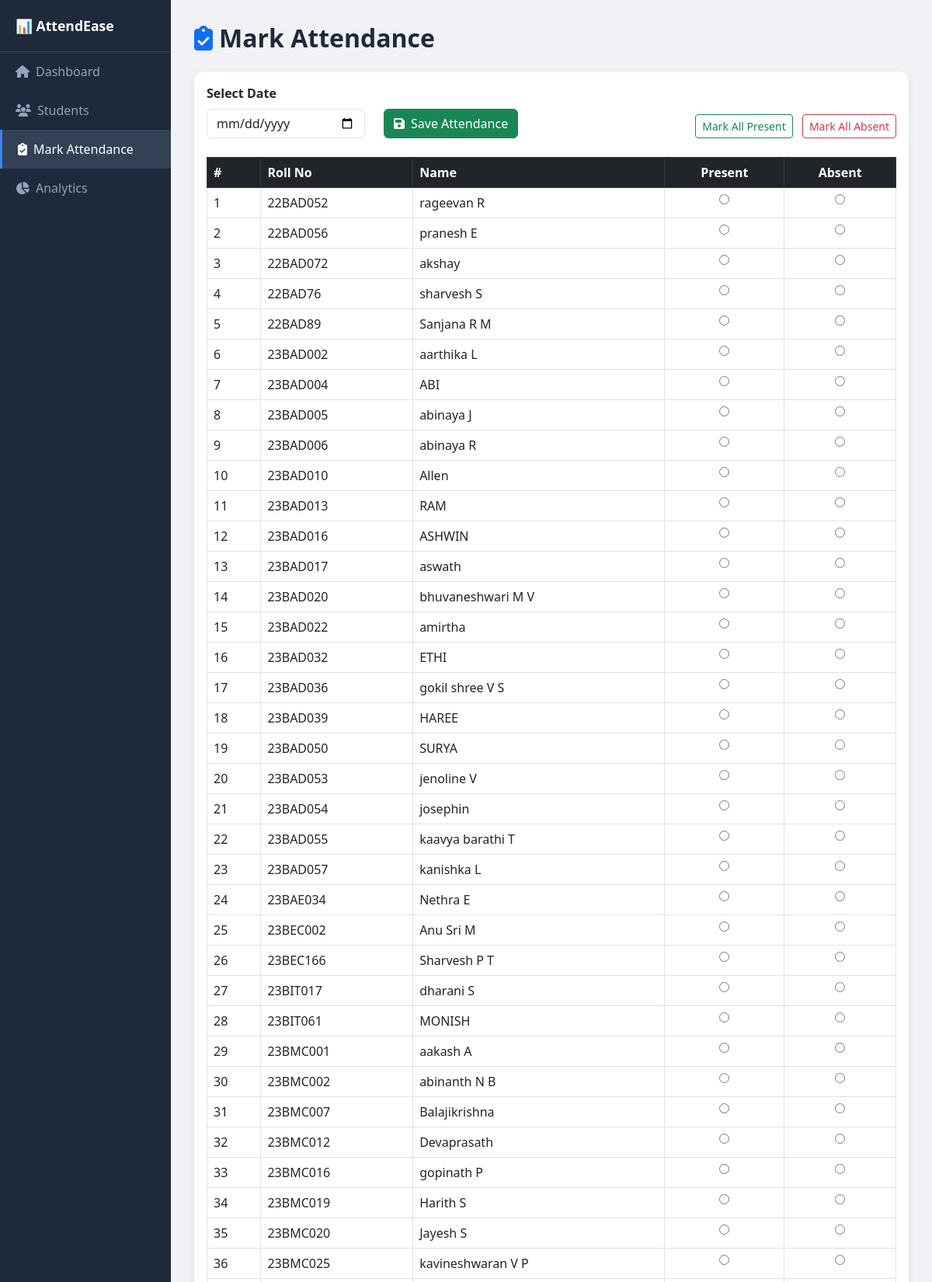
Screenshot of /mark-attendance/ (upper part) with the database file from the repository.
### attendance/models.py (models this page shows, shortened)
class Student(models.Model):
    name = models.CharField(max_length=100)
    roll_number = models.CharField(max_length=20, unique=True)
    email = models.EmailField(blank=True)
    created_at = models.DateTimeField(auto_now_add=True)

### attendance/views.py (the view, shortened to what this page needs)
# urls.py: path('mark-attendance/', views.mark_attendance, name='mark_attendance'),
def mark_attendance(request):
    all_students = Student.objects.all().order_by('roll_number')
    today = date.today()
    existing = {a.student_id: a.status for a in Attendance.objects.filter(date=today)}
    student_data = [{'student': s, 'status': existing.get(s.id, '')} for s in all_students]
    return render(request, 'mark_attendance.html', {
        'student_data': student_data,
        'today': today,
    })

### templates/mark_attendance.html (shortened to what this page needs)
﻿{% extends 'base.html' %}
{% block content %}
<h2 style="font-weight:700;color:#1e293b;margin-bottom:24px;"><i class="fas fa-clipboard-check me-2 text-primary"></i>Mark Attendance</h2>
<div class="card">
  <div class="card-body">
    <form method="POST">
      <div class="row mb-4 align-items-end">
        <div class="col-md-3">
          <label class="form-label fw-bold">Select Date</label>
          <input type="date" name="date" class="form-control" value="{{ today }}">
        </div>
        <div class="col-md-3">
          <button type="submit" class="btn btn-success"><i class="fas fa-save me-2"></i>Save Attendance</button>
        </div>
        <div class="col-md-6 text-end">
          <button type="button" class="btn btn-outline-success btn-sm me-2" onclick="document.querySelectorAll('input[value=Present]').forEach(r=>r.checked=true)">Mark All Present</button>
          <button type="button" class="btn btn-outline-danger btn-sm" onclick="document.querySelectorAll('input[value=Absent]').forEach(r=>r.checked=true)">Mark All Absent</button>
        </div>
      </div>
      <table class="table table-bordered">
        <thead class="table-dark"><tr><th>#</th><th>Roll No</th><th>Name</th><th class="text-center">Present</th><th class="text-center">Absent</th></tr></thead>
        <tbody>
          {% for item in student_data %}
          <tr>
            <td>{{ forloop.counter }}</td>
            <td>{{ item.student.roll_number }}</td>
            <td>{{ item.student.name }}</td>
            <td class="text-center"><input type="radio" name="status_{{ item.student.id }}" value="Present" {% if item.status == 'Present' %}checked{% endif %}></td>
            <td class="text-center"><input type="radio" name="status_{{ item.student.id }}" value="Absent" {% if item.status == 'Absent' %}checked{% endif %}></td>
          </tr>
          {% empty %}
          <tr><td colspan="5" class="text-center p-4">No students. <a href="{% url 'students' %}">Add students first.</a></td></tr>
          {% endfor %}
        </tbody>
      </table>
    </form>
  </div>
</div>
{% endblock %}

### templates/base.html (style rules this page uses)
body { margin:0;padding:0;font-family:Segoe UI,sans-serif;background:#f0f2f5;display:flex; }
.card { border-radius:12px;border:none;box-shadow:0 2px 8px rgba(0,0,0,0.08); }

### rows the page displays
Student: student.roll_number "22BAD052", student.name "rageevan R"
Student: student.roll_number "22BAD056", student.name "pranesh E"
Student: student.roll_number "22BAD072", student.name "akshay"
Student: student.roll_number "22BAD76", student.name "sharvesh S"
Student: student.roll_number "22BAD89", student.name "Sanjana R M"
Student: student.roll_number "23BAD002", student.name "aarthika L"
Student: student.roll_number "23BAD004", student.name "ABI"
Student: student.roll_number "23BAD005", student.name "abinaya J"
Student: student.roll_number "23BAD006", student.name "abinaya R"
Student: student.roll_number "23BAD010", student.name "Allen"
Student: student.roll_number "23BAD013", student.name "RAM"
Student: student.roll_number "23BAD016", student.name "ASHWIN"
Student: student.roll_number "23BAD017", student.name "aswath"
Student: student.roll_number "23BAD020", student.name "bhuvaneshwari M V"
Student: student.roll_number "23BAD022", student.name "amirtha"
Student: student.roll_number "23BAD032", student.name "ETHI"
Student: student.roll_number "23BAD036", student.name "gokil shree V S"
Student: student.roll_number "23BAD039", student.name "HAREE"
Student: student.roll_number "23BAD050", student.name "SURYA"
Student: student.roll_number "23BAD053", student.name "jenoline V"
Student: student.roll_number "23BAD054", student.name "josephin"
Student: student.roll_number "23BAD055", student.name "kaavya barathi T"
Student: student.roll_number "23BAD057", student.name "kanishka L"
Student: student.roll_number "23BAE034", student.name "Nethra E"
Student: student.roll_number "23BEC002", student.name "Anu Sri M"
Student: student.roll_number "23BEC166", student.name "Sharvesh P T"
Student: student.roll_number "23BIT017", student.name "dharani S"
Student: student.roll_number "23BIT061", student.name "MONISH"
Student: student.roll_number "23BMC001", student.name "aakash A"
Student: student.roll_number "23BMC002", student.name "abinanth N B"
Student: student.roll_number "23BMC007", student.name "Balajikrishna"
Student: student.roll_number "23BMC012", student.name "Devaprasath"
Student: student.roll_number "23BMC016", student.name "gopinath P"
Student: student.roll_number "23BMC019", student.name "Harith S"
Student: student.roll_number "23BMC020", student.name "Jayesh S"
Student: student.roll_number "23BMC025", student.name "kavineshwaran V P"
